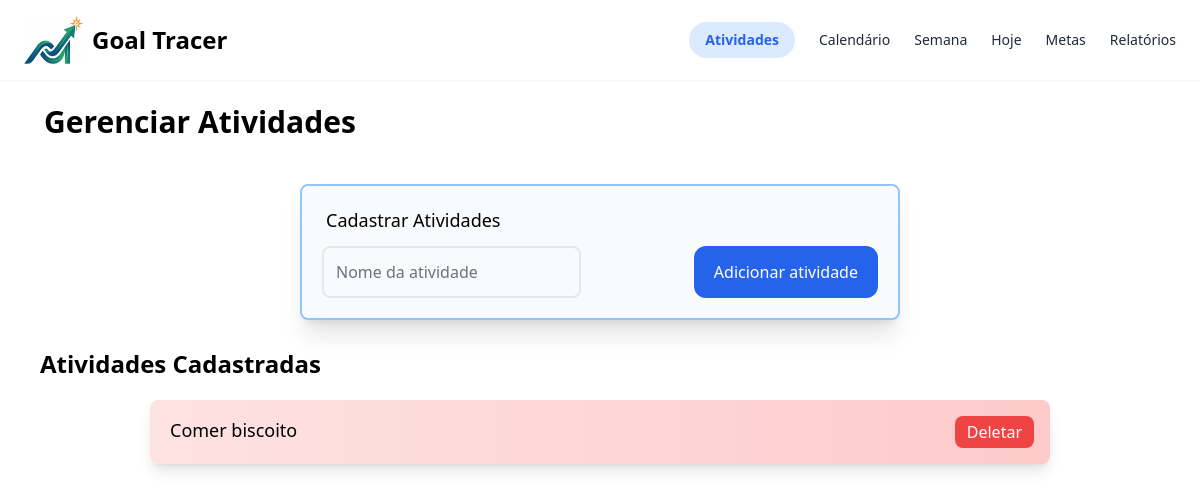
/atividades/, run on an earlier commit of the app's database.
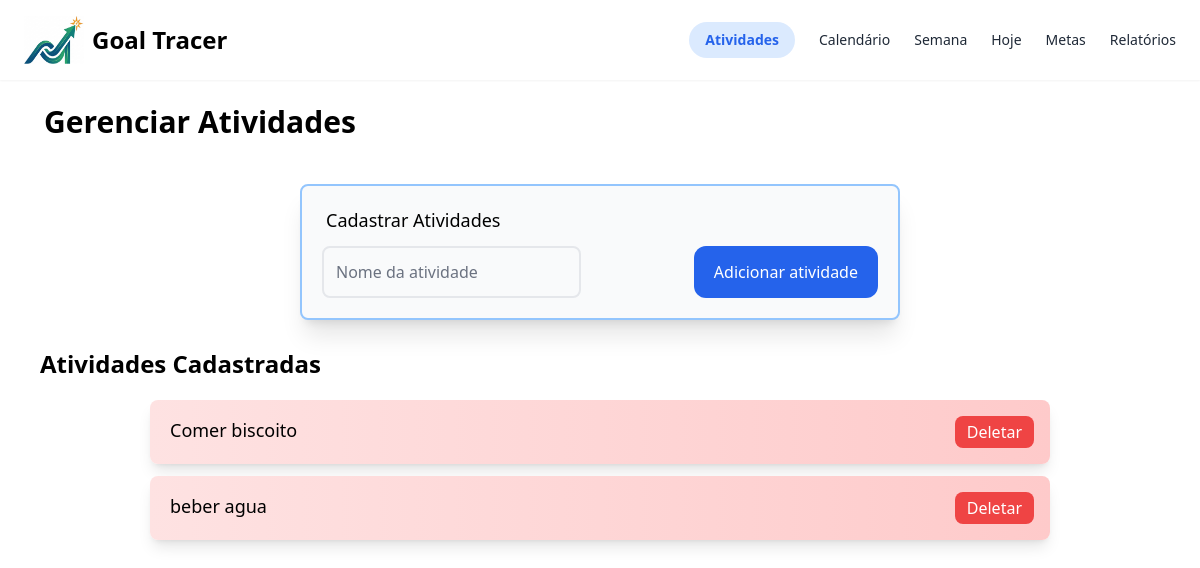
And on a later commit of the database.
### home/models.py (models this page shows, shortened)
class Atividade(models.Model):
    nome = models.CharField(max_length=200, unique=True) # unique=True evita nomes duplicados

### home/views.py (the view)
# urls.py: path('atividades/', views.atividades, name='atividades'),
def atividades(request):
    atividades = Atividade.objects.all()
    return render(request, "home/atividades.html", {"atividades":atividades})

### templates/home/atividades.html (shortened to what this page needs)
<!DOCTYPE html>
<html lang="pt-BR">
	<head>
		{% load static %}
		<script src="https://cdn.tailwindcss.com"></script>
	</head>
	<body>
        <div>
            <nav class="bg-white-600 flex shadow-sm px-6 py-4 justify-between">
                <div class="flex">
                    {% load static %}
                    <img src="{% static 'img/small-logo.png' %}" alt="Logo" class="w-[60px] h-auto">
                    <h1 class="text-2xl font-bold p-2">Goal Tracer</h1>
                </div>
			<div class="flex items-center gap-6 text-gray-500 text-sm">
				<a href="{% url 'atividades' %}" class="bg-blue-100 text-blue-600 px-4 py-2 rounded-full font-bold">Atividades</a>
				<a href="{% url 'calendario' %}" class="text-gray-800">Calendário</a>
				<a href="{% url 'index' %}" class="text-gray-800">Semana</a>
				<a href="{% url 'hoje' %}" class="text-gray-800">Hoje</a>
				<a href="{% url 'metas' %}" class="text-gray-800">Metas</a>
				<a href="{% url 'relatorios' %}" class="text-gray-800">Relatórios</a>
			</div>
		    </nav>
            <div class="grid grid-cols-2 gap-4 m-6">
                <div class="pl-5">
                    <h2 class="text-3xl font-bold">Gerenciar Atividades</h2>
                </div>
            </div>
            <div class="p-5 pl-32 pr-32 flex justify-center" id="caixa_nova_atividade">
                <div class="bg-gray-50 border-blue-300 border-2 rounded-lg p-5 mb-2 shadow-xl w-[50vw]">
                    <p class="text-lg mb-3 pl-1">Cadastrar Atividades</p>
                    <div class="flex gap-5 w-full">
                        <div class="flex gap-6">
                            <input type="text" id="caixa_nome" name="nome" placeholder="Nome da atividade" class="border-2 rounded-lg bg-gray-50 p-3 placeholder:text-gray-500">
                        </div>
                        <div class="flex ml-8 gap-3 ml-auto">
                            <button class="bg-blue-600 text-white rounded-xl px-5 py-3 hover:scale-110 duration-200 ease-in-out w-full" id="botao_adicionar">Adicionar atividade</button>
                        </div>
                    </div>
                </div>
		    </div>
			<h5 class="text-2xl font-bold ml-10">Atividades Cadastradas</h5>
            <div id="div_atividades" class="p-5 flex flex-col items-center gap-3">
                {% for atividade in atividades %}
				<div id="atividade_{{ atividade.id }}" class="flex bg-gradient-to-r from-red-100 to-red-200 text-black rounded-lg pl-5 pr-4 py-4 w-[75vw] shadow-lg">
					<p class="text-lg">{{ atividade.nome }}</p>
					<div id="botao_deletar_{{ atividade.id }}" class="hover:scale-110 duration-200 ease-in-out bg-red-500 text-white rounded-lg px-3 py-1 ml-auto">
                        <button>Deletar</button>
					</div>
				</div>
                {% empty %}
                <p class="text-gray-500 mt-5">Nenhuma atividade planejada.</p>
			    {% endfor %}
            </div>
        </div>
	</body>
</html>

What changed in the data, as far as the page shows it:
added Atividade: nome "beber agua"
